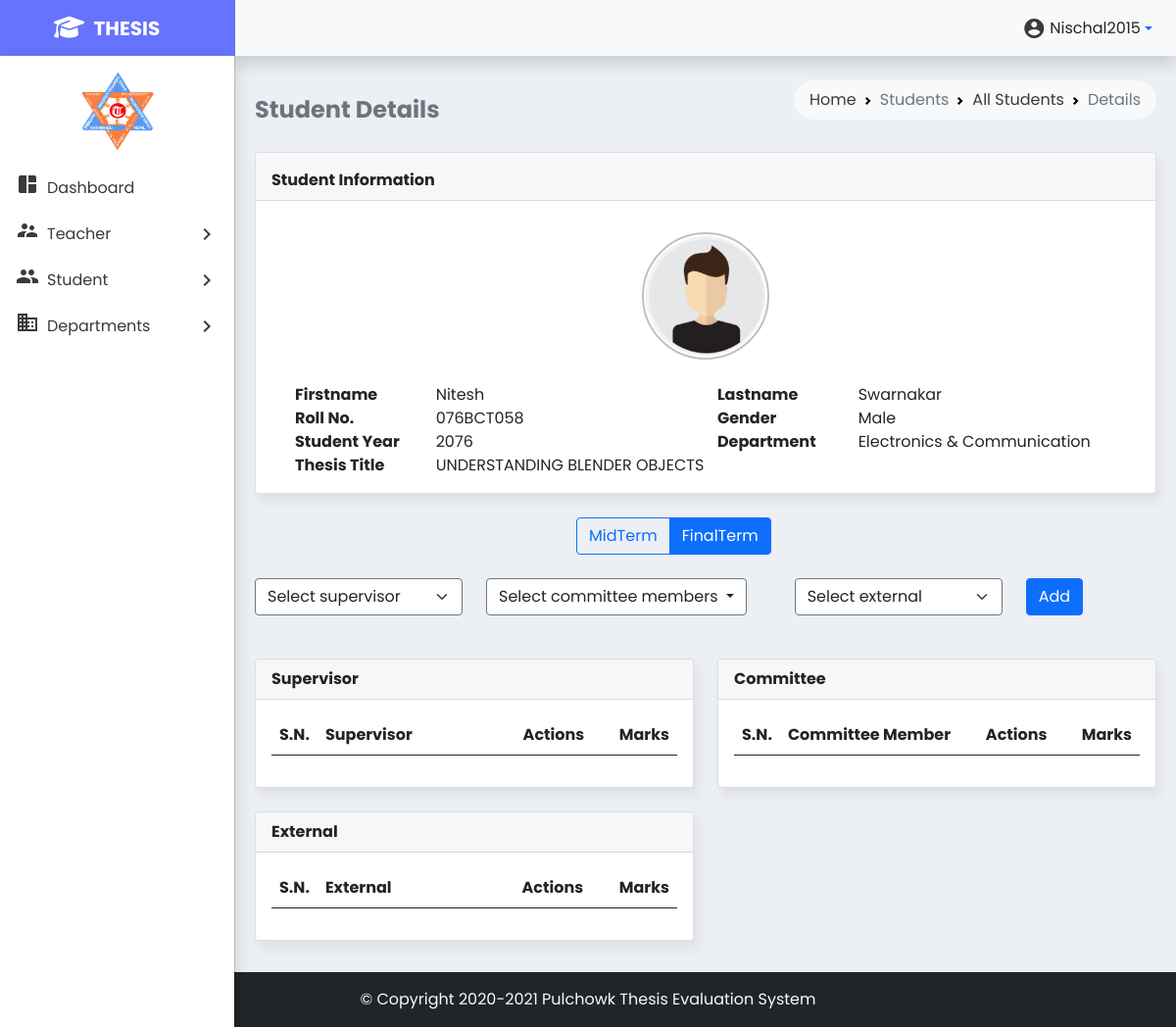
The page /finalstudentdetails.php?id=47 (signed in) on the database as committed earlier.
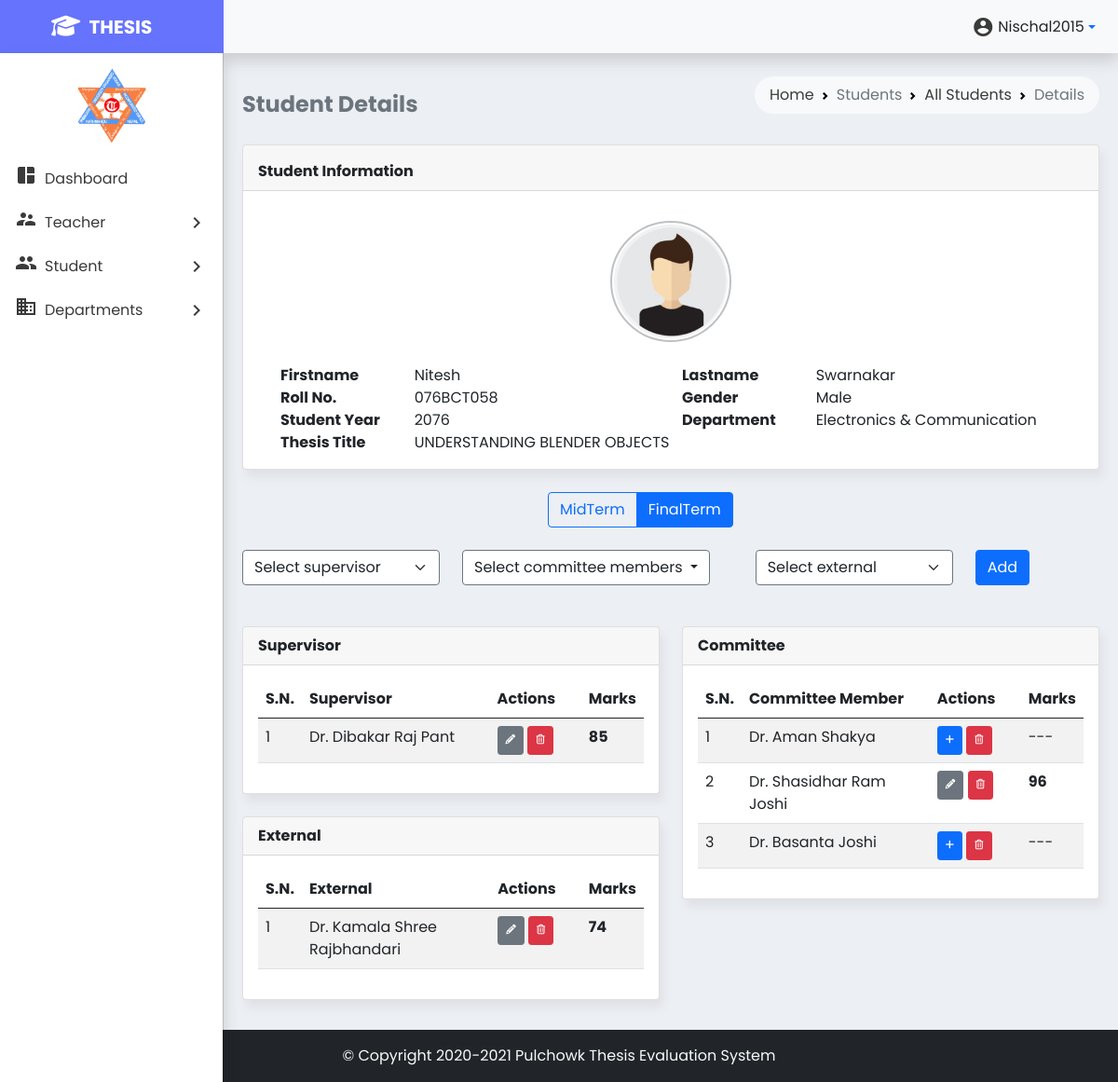
The same page on the database as committed later.
### tables this page shows
CREATE TABLE `final_supervisor_assigned` (
  `assigned_id` int(10) NOT NULL,
  `assigned_s_id` int(10) NOT NULL,
  `assigned_teacher_id` int(10) NOT NULL
);

CREATE TABLE `teacher` (
  `teacher_id` int(10) NOT NULL,
  `teacher_fname` varchar(20) NOT NULL,
  `teacher_mname` varchar(15) DEFAULT NULL,
  `teacher_lname` varchar(20) NOT NULL,
  `teacher_post` varchar(5) NOT NULL
);

CREATE TABLE `final_supervisor` (
  `final_sup_marksid` int(10) NOT NULL,
  `st_te_assigned_id` int(10) NOT NULL,
  `par1` int(10) NOT NULL,
  `par2` int(10) NOT NULL,
  `par3` int(10) NOT NULL,
  `par4` int(10) NOT NULL,
  `par5` int(10) NOT NULL,
  `total` int(10) NOT NULL
);

CREATE TABLE `final_external_assigned` (
  `assigned_id` int(10) NOT NULL,
  `assigned_s_id` int(10) NOT NULL,
  `assigned_ext_id` int(10) NOT NULL
);

CREATE TABLE `ext_teacher` (
  `external_id` int(10) NOT NULL,
  `external_fname` varchar(20) NOT NULL,
  `external_mname` varchar(20) NOT NULL,
  `external_lname` varchar(20) NOT NULL,
  `external_post` varchar(5) NOT NULL
);

CREATE TABLE `final_external` (
  `final_com_marksid` int(10) NOT NULL,
  `st_te_assigned_id` int(10) NOT NULL,
  `par1` int(10) NOT NULL,
  `par2` int(10) NOT NULL,
  `par3` int(10) NOT NULL,
  `par4` int(10) NOT NULL,
  `par5` int(10) NOT NULL,
  `par6` int(10) NOT NULL,
  `par7` int(10) NOT NULL,
  `par8` int(10) NOT NULL,
  `total` int(10) NOT NULL
);

CREATE TABLE `final_committee_assigned` (
  `assigned_id` int(10) NOT NULL,
  `assigned_s_id` int(10) NOT NULL,
  `assigned_teacher_id` int(10) NOT NULL
);

CREATE TABLE `final_committee` (
  `final_com_marksid` int(10) NOT NULL,
  `st_te_assigned_id` int(10) NOT NULL,
  `par1` int(10) NOT NULL,
  `par2` int(10) NOT NULL,
  `par3` int(10) NOT NULL,
  `par4` int(10) NOT NULL,
  `par5` int(10) NOT NULL,
  `par6` int(10) NOT NULL,
  `par7` int(10) NOT NULL,
  `par8` int(10) NOT NULL,
  `total` int(10) NOT NULL
);

### finalstudentdetails.php (the view, shortened to what the changed rows need)
<!doctype html>
<html lang="en">
<head>
    <link href="https://cdn.jsdelivr.net/npm/bootstrap@5.0.2/dist/css/bootstrap.min.css" rel="stylesheet"
>
    <link rel="stylesheet" href="styles/style.css">
</head>
<body>
        <?php include 'partials/_dbconnect.php'; ?>
    <main class="p-2 mt-1" style="min-height: 800px">
        <div class="container-fluid">
            <div class="row">
                <div class="col-md-6">
                    <div class="card mb-4 mt-1">
                        <div class="card-body">
                            <div class="table-responsive">
                                <table id="student-marks" class="table table-striped table-hover" style="width:100%">
                                    <colgroup>
                                    </colgroup>
                                    <thead>
                                        <tr>
                                            <th>S.N.</th>
                                            <th>Supervisor</th>
                                            <th>Actions</th>
                                            <th>Marks</th>
                                        </tr>
                                    </thead>
                                    <tbody>
                                        <?php
                                            $student_id = $_GET['id'];
                                            $sql = "SELECT ta.assigned_id, t.teacher_id, t.teacher_post, t.teacher_fname, t.teacher_mname, t.teacher_lname
                                            FROM teacher t
                                            INNER JOIN final_supervisor_assigned ta
                                            ON t.teacher_id = ta.assigned_teacher_id
                                            WHERE ta.assigned_s_id = '$student_id'";
                                            $result = mysqli_query($conn, $sql);
                                            $sno = 1;
                                            while($row = mysqli_fetch_assoc($result)) {
                                                $assigned_id = $row['assigned_id'];
                                                $sql4 = "SELECT `total` FROM `final_supervisor` WHERE `st_te_assigned_id`='$assigned_id'";
                                                $result4=mysqli_query($conn, $sql4);
                                                $row4=mysqli_fetch_assoc($result4);
                                                echo'
                                                <tr>
                                                    <td>'.$sno.'</td>
                                                    <td>'. $row['teacher_post'].' ' . $row['teacher_fname'] . ' ' . $row['teacher_mname']. ' '.$row['teacher_lname'] . '</td>
                                                    <td>';
                                                    if (mysqli_num_rows($result4) > 0) {
                                                        echo '
                                                        <button type="button" id=se'.$assigned_id.' class="btn btn-secondary btn-sm supaddEd" data-bs-toggle="modal" data-bs-target="#supervisor_marking"><i class="fa fa-pencil fa-xs"></i></button>
                                                        <button type="button" id=sd'.$assigned_id.' class="delete btn btn-danger btn-sm"><i class="fa fa-trash-o fa-xs"></i></button>
                                                    </td>
                                                    <td><strong>'.$row4['total'].'</strong></td>';
                                                    }
                                                echo '</tr>
                                                ';
                                                $sno += 1;
                                            }
                                        ?>
                                    </tbody>
                                </table>
                            </div>
                        </div>
                    </div>
                    <div class="card mb-4 mt-1">
                        <div class="card-body">
                            <div class="table-responsive">
                                <table id="student-marks" class="table table-striped table-hover" style="width:100%">
                                    <colgroup>
                                    </colgroup>
                                    <thead>
                                        <tr>
                                            <th>S.N.</th>
                                            <th>External</th>
                                            <th>Actions</th>
                                            <th>Marks</th>
                                        </tr>
                                    </thead>
                                    <tbody>
                                        <?php
                                            $student_id = $_GET['id'];
                                            $sql = "SELECT ta.assigned_id, t.external_id, t.external_post, t.external_fname, t.external_mname, t.external_lname
                                            FROM ext_teacher t
                                            INNER JOIN final_external_assigned ta
                                            ON t.external_id = ta.assigned_ext_id
                                            WHERE ta.assigned_s_id = '$student_id'";
                                            $result = mysqli_query($conn, $sql);
                                            $sno = 1;
                                            while($row = mysqli_fetch_assoc($result)) {
                                                $assigned_id = $row['assigned_id'];
                                                $sql2 = "SELECT `total` FROM `final_external` WHERE `st_te_assigned_id`='$assigned_id'";
                                                $result2=mysqli_query($conn, $sql2);
                                                $row2=mysqli_fetch_assoc($result2);
                                                echo'
                                                <tr>
                                                    <td>'.$sno.'</td>
                                                    <td>'. $row['external_post'].' ' . $row['external_fname'] . ' ' . $row['external_mname']. ' '.$row['external_lname'] . '</td>
                                                    <td>';
                                                    if (mysqli_num_rows($result2) > 0) {
                                                        echo '
                                                        <button type="button" id=ee'.$assigned_id.' class="btn btn-secondary btn-sm addEd" data-bs-toggle="modal" data-bs-target="#committee_marking"><i class="fa fa-pencil fa-xs"></i></button>
                                                        <button type="button" id=ed'.$assigned_id.' class="delete btn btn-danger btn-sm"><i class="fa fa-trash-o fa-xs"></i></button>
                                                        </td>
                                                        <td><strong>'.$row2['total'].'</strong></td>';
                                                    }
                                                echo '</tr>
                                                ';
                                                $sno += 1;
                                            }
                                        ?>
                                    </tbody>
                                </table>
                            </div>
                        </div>
                    </div>
                </div>
                <div class="col-md-6">
                    <div class="card mb-4 mt-1">
                        <div class="card-body">
                            <div class="table-responsive">
                                <table id="student-marks" class="table table-striped table-hover" style="width:100%">
                                    <colgroup>
                                    </colgroup>
                                    <thead>
                                        <tr>
                                            <th>S.N.</th>
                                            <th>Committee Member</th>
                                            <th>Actions</th>
                                            <th>Marks</th>
                                        </tr>
                                    </thead>
                                    <tbody>
                                        <?php
                                            $student_id = $_GET['id'];
                                            $sql = "SELECT ta.assigned_id, t.teacher_id, t.teacher_post, t.teacher_fname, t.teacher_mname, t.teacher_lname
                                            FROM teacher t
                                            INNER JOIN final_committee_assigned ta
                                            ON t.teacher_id = ta.assigned_teacher_id
                                            WHERE ta.assigned_s_id = '$student_id'";
                                            $result = mysqli_query($conn, $sql);
                                            $sno = 1;
                                            while($row = mysqli_fetch_assoc($result)) {
                                                $assigned_id = $row['assigned_id'];
                                                $sql1 = "SELECT `total` FROM `final_committee` WHERE `st_te_assigned_id`='$assigned_id'";
                                                $result1=mysqli_query($conn, $sql1);
                                                $row1=mysqli_fetch_assoc($result1);
                                                echo'
                                                <tr>
                                                    <td>'.$sno.'</td>
                                                    <td>'. $row['teacher_post'].' ' . $row['teacher_fname'] . ' ' . $row['teacher_mname']. ' ' .$row['teacher_lname'] . '</td>
                                                    <td>';
                                                    if (mysqli_num_rows($result1) > 0) {
                                                        echo '
                                                        <button type="button" id=ce'.$assigned_id.' class="btn btn-secondary btn-sm addEd" data-bs-toggle="modal" data-bs-target="#committee_marking"><i class="fa fa-pencil fa-xs"></i></button>
                                                        <button type="button" id=cd'.$assigned_id.' class="delete btn btn-danger btn-sm"><i class="fa fa-trash-o fa-xs"></i></button>
                                                    </td>
                                                    <td><strong>'.$row1['total'].'</strong></td>';
                                                    }
                                                    else {
                                                        echo '<button type="button" id=ca'.$assigned_id.' class="btn btn-primary btn-sm addEd" data-bs-toggle="modal" data-bs-target="#committee_marking"><i class="fa fa-plus fa-xs"></i></button>
                                                        <button type="button" id=cd'.$assigned_id.' class="delete btn btn-danger btn-sm"><i class="fa fa-trash-o fa-xs"></i></button>
                                                    </td>
                                                    <td>---</td>';
                                                    }
                                                echo '</tr>
                                                ';
                                                $sno += 1;
                                            }
                                        ?>
                                    </tbody>
                                </table>
                            </div>
                        </div>
                    </div>
                </div>
            </div>
        </div>
    </main>
</body>
</html>

Rows that differ between the two databases and show on the page:
added final_supervisor_assigned: assigned_teacher.teacher_post "Dr.", assigned_teacher.teacher_fname "Dibakar", assigned_teacher.teacher_mname "Raj", assigned_teacher.teacher_lname "Pant", final_supervisor.total "85"
added final_external_assigned: assigned_ext.external_post "Dr.", assigned_ext.external_fname "Kamala", assigned_ext.external_mname "Shree", assigned_ext.external_lname "Rajbhandari", final_external.total "74"
added final_committee_assigned: assigned_teacher.teacher_post "Dr.", assigned_teacher.teacher_fname "Aman", assigned_teacher.teacher_lname "Shakya"
added final_committee_assigned: assigned_teacher.teacher_post "Dr.", assigned_teacher.teacher_fname "Shasidhar", assigned_teacher.teacher_mname "Ram", assigned_teacher.teacher_lname "Joshi", final_committee.total "96"
added final_committee_assigned: assigned_teacher.teacher_post "Dr.", assigned_teacher.teacher_fname "Basanta", assigned_teacher.teacher_lname "Joshi"
